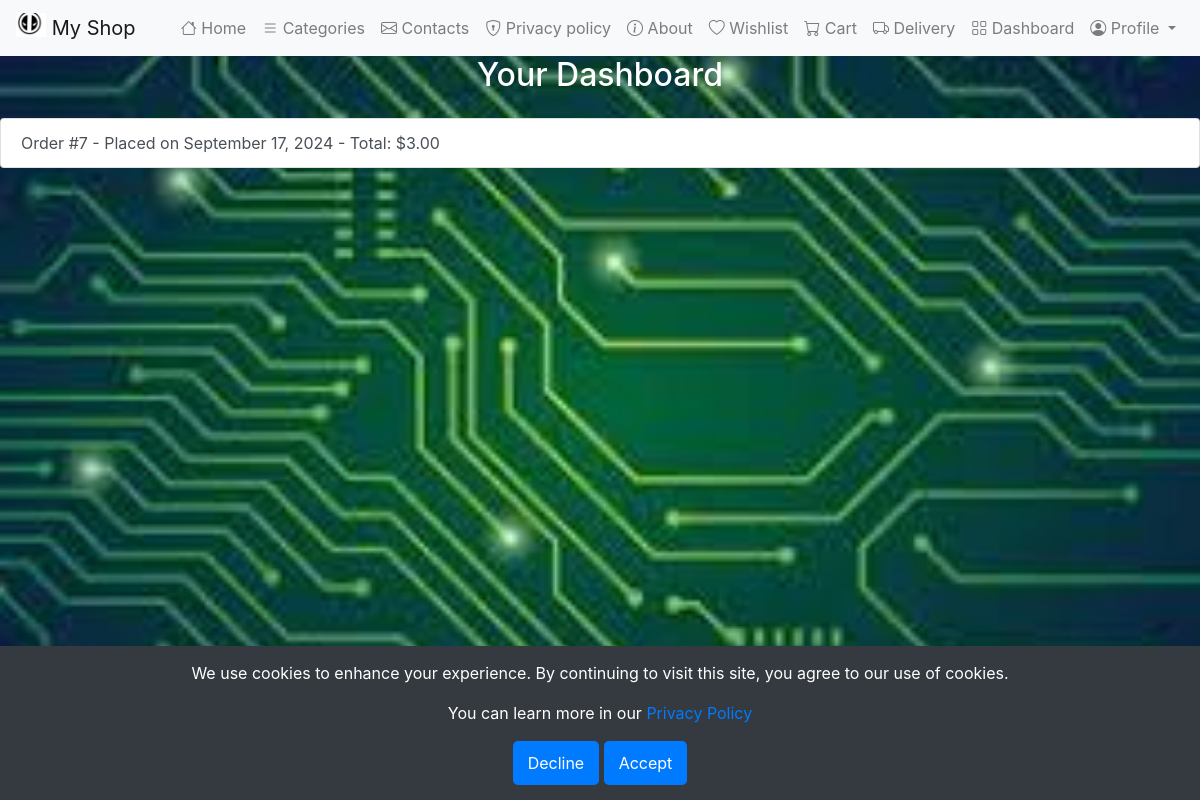
The page /dashboard/ (signed in) on the database its author committed.
### electronics_shop/electronics/models.py (models this page shows, shortened)
class Order(models.Model):
    MAX_TOTAL_PRICE_DIGITS = 10
    MAX_DECIMAL_PLACES = 2
    user = models.ForeignKey(User, on_delete=models.CASCADE, null=True, blank=True)
    created_at = models.DateTimeField(default=timezone.now)
    total_price = models.DecimalField(max_digits=MAX_TOTAL_PRICE_DIGITS, decimal_places=MAX_DECIMAL_PLACES)
    cart_data = models.JSONField(default=dict)  # To store cart items

### electronics_shop/dashboard/views.py (the view)
# urls.py: path('', dashboard_view, name='dashboard'),
def dashboard_view(request):
    orders = Order.objects.filter(user=request.user) if request.user.is_authenticated else None
    context = {
        'orders': orders
    }
    return render(request, 'dashboard/dashboard.html', context)

### templates/dashboard/dashboard.html (shortened to what this page needs)
{% extends 'base.html' %}
{% block content %}
<h2 class="mb-4 text-center">Your Dashboard</h2>
{% if orders %}
    <div class="list-group">
        {% for order in orders %}
        <a href="{% url 'order_detail' order.id %}" class="list-group-item list-group-item-action">
            Order #{{ order.id }} - Placed on {{ order.created_at|date:"F j, Y" }} - Total: ${{ order.total_price }}
        </a>
        {% endfor %}
    </div>
{% else %}
    <p>You have no orders yet.</p>
{% endif %}
{% endblock %}

### rows shown on the page
Order: id "7", created_at "September 17, 2024", total_price "3.00"
